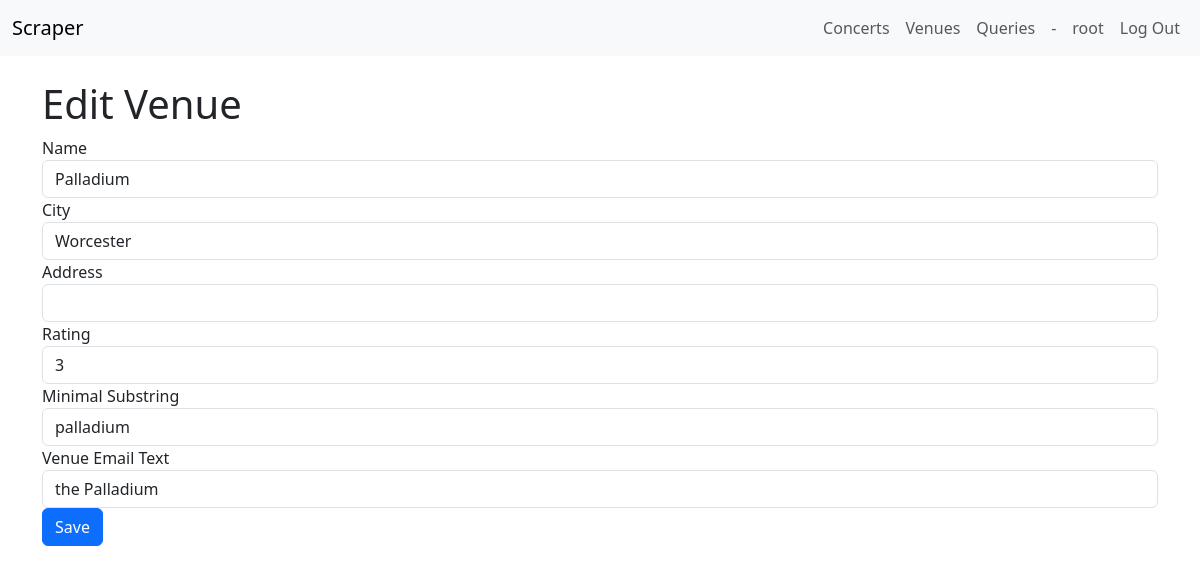
The app's page /venue/edit/5 (signed in) with its own data.
### tables this page shows
CREATE TABLE user (
    id INTEGER PRIMARY KEY AUTOINCREMENT,
    username TEXT NOT NULL,
    password TEXT NOT NULL
);

CREATE TABLE venue (
    id INTEGER PRIMARY KEY AUTOINCREMENT,
    name TEXT NOT NULL,
    city TEXT,
    address TEXT,
    rating INTEGER
, minimal_substring TEXT, venue_email_text TEXT);

### concert_mailer/venue.py (the view, shortened to what this page needs)
@bp.route('/venue/edit/<int:id>', methods=('GET', 'POST'))
@login_required
def edit(id):
    venue = get_venue_by_id(id)
    aliases = get_aliases_by_venue_id(id)
    if venue is None:
        abort(404)
    return render_template('venue/edit.html', venue=venue, aliases=aliases)

### concert_mailer/auth.py (called while the page is built)
@bp.before_app_request
def load_logged_in_user():
    user_id = session.get('user_id')
    if user_id is None:
        g.user = None
    else:
        g.user = get_db().execute(
            'SELECT * FROM user WHERE id = ?', (user_id,)
        ).fetchone()

def login_required(view):
    @functools.wraps(view)
    def wrapped_view(**kwargs):
        if g.user is None:
            return redirect(url_for('auth.login'))
        return view(**kwargs)
    return wrapped_view

### concert_mailer/db.py (called while the page is built)
def get_db():
    if 'db' not in g:
        g.db = sqlite3.connect(
            current_app.config['DATABASE'],
            detect_types=sqlite3.PARSE_DECLTYPES
        )
        g.db.row_factory = sqlite3.Row
    return g.db

def get_venue_by_id(id):
    db = get_db()
    return db.execute('SELECT * FROM venue WHERE id = ?', (id,)).fetchone()

def get_aliases_by_venue_id(venue_id):
    db = get_db()
    aliases = db.execute('SELECT * FROM venue_alias WHERE venue_id = ?', (venue_id,)).fetchall()
    return [dict(alias) for alias in aliases]

### concert_mailer/templates/venue/edit.html
{% extends 'base.html' %}
{% block content %}
  <h1>Edit Venue</h1>
  <form method="post">
    <div class="form-group">
      <label for="name">Name</label>
      <input type="text" class="form-control" id="name" name="name" value="{{ venue.name }}" required>
    </div>
    <div class="form-group">
      <label for="city">City</label>
      <input type="text" class="form-control" id="city" name="city" value="{{ venue.city }}">
    </div>
    <div class="form-group">
      <label for="address">Address</label>
      <input type="text" class="form-control" id="address" name="address" value="{{ venue.address }}">
    </div>
    <div class="form-group">
      <label for="rating">Rating</label>
      <input type="number" class="form-control" id="rating" name="rating" value="{{ venue.rating }}">
    </div>
    <div class="form-group">
      <label for="minimal_substring">Minimal Substring</label>
      <input type="text" class="form-control" id="minimal_substring" name="minimal_substring" value="{{ venue.minimal_substring or '' }}">
    </div>
    <div class="form-group">
      <label for="venue_email_text">Venue Email Text</label>
      <input type="text" class="form-control" id="venue_email_text" name="venue_email_text" value="{{ venue.venue_email_text or '' }}">
    </div>
    <button type="submit" class="btn btn-primary">Save</button>
  </form>
{% endblock %}

### concert_mailer/templates/base.html (shortened to what this page needs)
<!DOCTYPE html>
<html lang="en">
<head>
  <link rel="stylesheet" href="{{ url_for('static', filename='bootstrap-5.3.3-dist/css/bootstrap.min.css') }}">
</head>
<body>
  <nav class="navbar navbar-expand-lg navbar-light bg-light">
    <div class="container-fluid">
      <a class="navbar-brand" href="/">Scraper</a>
      <div class="collapse navbar-collapse" id="navbarNav">
        <ul class="navbar-nav ms-auto">
          <li class="nav-item">
            <a class="nav-link" href="{{ url_for('concert.index') }}">Concerts</a>
          </li>
          <li class="nav-item">
            <a class="nav-link" href="{{ url_for('venue.index') }}">Venues</a>
          </li>
          <li class="nav-item">
            <a class="nav-link" href="{{ url_for('scraping.scraping') }}">Queries</a>
          </li>
          <li class="nav-item">
            <a class="nav-link" > - </a>
          </li>
          {% if g.user %}
            <li class="nav-item">
              <span class="nav-link">{{ g.user['username'] }}</span>
            </li>
            <li class="nav-item">
              <a class="nav-link" href="{{ url_for('auth.logout') }}">Log Out</a>
            </li>
          {% endif %}
        </ul>
      </div>
    </div>
  </nav>
  <section class="content container mt-4">
    {% block content %}{% endblock %}
  </section>
</body>
</html>

### records on screen
user: user.username "root"
venue: name "Palladium", city "Worcester", rating "3", minimal_substring "palladium", venue_email_text "the Palladium"
